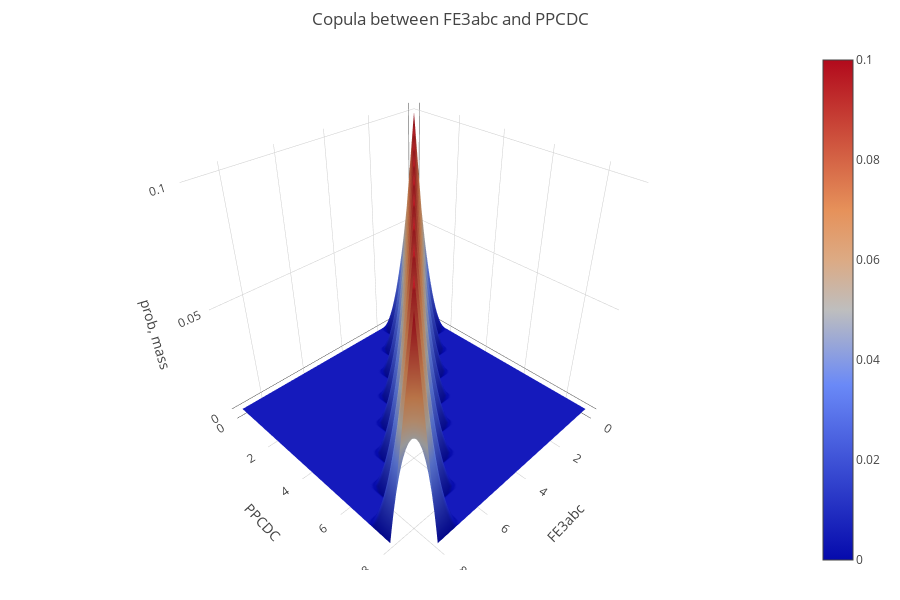

The cell this chart's notebook holds for it:
### Code cell
dingo.illustrations.plot_copula(
    data_flux1 = [no_lac_ox_opt50_clip["FE3abc"], "FE3abc"], 
    data_flux2 = [no_lac_ox_opt50_clip["PPCDC"], "PPCDC"], 
    n = 10
)

### Figure 1 — Plotly figure (JSON) as saved in the notebook; plotly's stock layout.template omitted (floating-point values rounded to 4 significant figures)
{"data": [{"type": "surface", "z": [[0.1, 0, 0, 0, 0, 0, 0, 0, 0, 0], [0, 0.1, 0, 0, 0, 0, 0, 0, 0, 0], [0, 0, 0.1, 0, 0, 0, 0, 0, 0, 0], [0, 0, 0, 0.1, 0, 0, 0, 0, 0, 0], [0, 0, 0, 0, 0.1, 0, 0, 0, 0, 0], [0, 0, 0, 0, 0, 0.1, 0, 0, 0, 0], [0, 0, 0, 0, 0, 0, 0.1, 0, 0, 0], [0, 0, 0, 0, 0, 0, 0, 0.1, 0, 0], [0, 0, 0, 0, 0, 0, 0, 0, 0.1, 0], [0, 0, 0, 0, 0, 0, 0, 0, 0, 0.1]]}], "layout": {"height": 600, "margin": {"b": 30, "l": 30, "r": 30, "t": 50}, "scene": {"xaxis": {"title": {"text": "FE3abc"}}, "yaxis": {"title": {"text": "PPCDC"}}, "zaxis": {"title": {"text": "prob, mass"}}}, "title": {"text": "Copula between FE3abc and PPCDC"}, "width": 900}}
